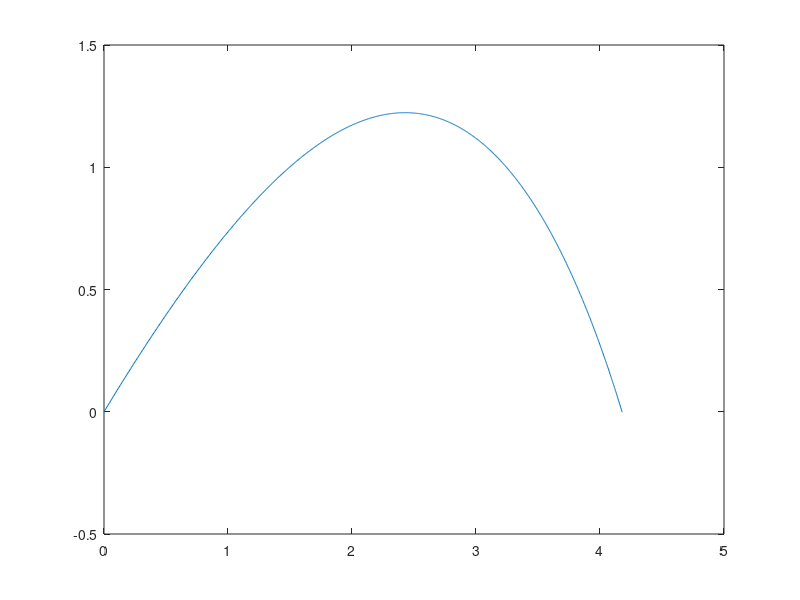

The MATLAB source for this figure:
y0 = 0; %posición inicial en y
x0 = 0; %posición inicial en x

angle = 40; %ángulo de lanzamiento
v0 = 10; % velocidad inicial
g = -9.8; %aceleración de gravedad
dt = 0.001;%diferencial de tiempo
t = 0; %tiempo

vx = v0 * cosd(angle); %Velocidad en x
vy = v0 * sind(angle); %Velocidad en y

xf = x0; %inicial posición x final con la posición x incial
yf = y0; %inicial posición y final con la posición y incial

x = [xf]; %inicialización de las posiciones de x, se agrega la posición incial
y = [yf]; %inicialización de las posiciones en y, se agrega la posición incial
i = 0; 

c = 0.3;
p = 3;
r = 0.4;
A = pi*r^2;
m = 1;
f = -(0.5*c*p*A)/m;


while yf > 0 || i == 0
    ax = f * sqrt(vx^2 + vy^2) * vx;
    ay = g + (f * sqrt(vx^2 + vy^2) * vy);
    
    vx = vx + ax * dt; % Calculo de la velocidad en x
    vy = vy + ay * dt; % Calculo de la velocidad en y

    xf = xf + vx * dt; %Posición final de x
    yf = yf + vy * dt; %Posición final de y

    x = [x xf]; %Agregar última posición en x a la matriz, si tienen otra forma de hacerlo se aceptan sugerencias, este proceso es muy lento a la larga
    y = [y yf]; %Agregar última posición en y a la matriz

    t = t + dt; % Calcular el tiempo final
    i = i + 1; % Just counting 
end


plot(x,y)



